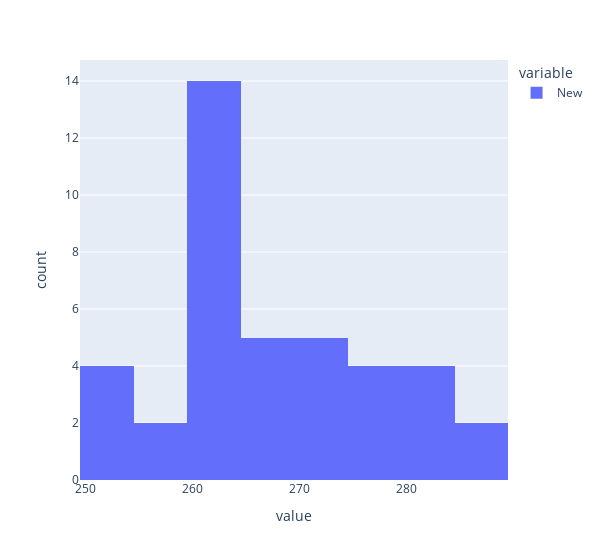

Source (notebook cell):
### Code cell
ex.histogram(golf.New, width=600)

### Figure 1 — Plotly figure (JSON) as saved in the notebook; plotly's stock layout.template omitted (floating-point values rounded to 4 significant figures)
{"data": [{"alignmentgroup": "True", "bingroup": "x", "hovertemplate": "variable=New<br>value=%{x}<br>count=%{y}<extra></extra>", "legendgroup": "New", "marker": {"color": "#636efa", "pattern": {"shape": ""}}, "name": "New", "offsetgroup": "New", "orientation": "v", "showlegend": true, "type": "histogram", "x": [277, 269, 263, 266, 262, 251, 262, 289, 286, 264, 274, 266, 262, 271, 260, 281, 250, 263, 278, 264, 272, 259, 264, 280, 274, 281, 276, 269, 268, 262, 283, 250, 253, 260, 270, 263, 261, 255, 263, 279], "xaxis": "x", "yaxis": "y"}], "layout": {"barmode": "relative", "legend": {"title": {"text": "variable"}, "tracegroupgap": 0}, "margin": {"t": 60}, "width": 600, "xaxis": {"anchor": "y", "domain": [0, 1], "title": {"text": "value"}}, "yaxis": {"anchor": "x", "domain": [0, 1], "title": {"text": "count"}}}}
